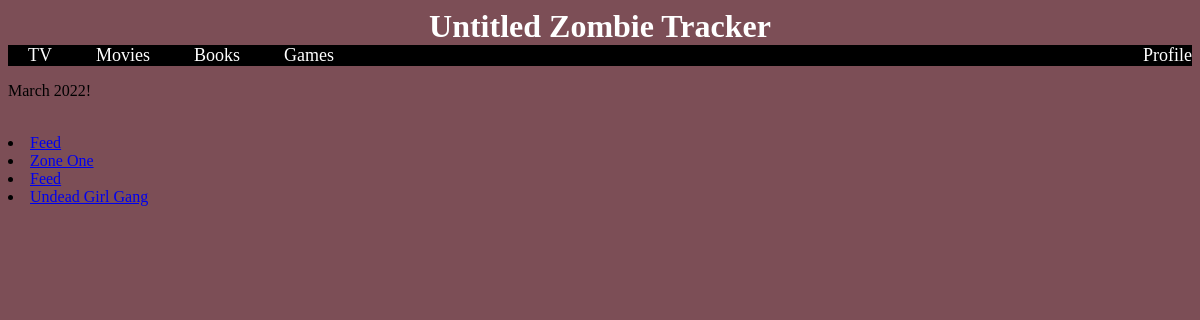
Page /lists/1 on the committed database.
### app.py (models this page shows)
class List(db.Model):
    id = db.Column(db.Integer, primary_key = True)
    title = db.Column(db.String(100), index=True, unique=True)
    reviewer_id = db.Column(db.Integer, db.ForeignKey('reviewer.id'))

class Book(db.Model):
    id = db.Column(db.Integer, primary_key = True)
    title = db.Column(db.String(100), index = True, unique=True)
    description = db.Column(db.String(1000), index=False, unique=False)
    author = db.Column(db.String(100), index=True, unique=False)
    release = db.Column(db.Integer, index=False, unique=False)

### app.py (the view)
@app.route('/lists/<int:list_id>')
def specific_list(list_id):
    spec_list = List.query.get(list_id)
    items = BookListLink.query.filter(BookListLink.list_id == list_id).all()
    for i, elem in enumerate(items):
        items[i] = Book.query.get(elem.book_id)
    return render_template("list.html", template_list = spec_list, template_items = items)

### templates/list.html
{% extends "navbar.html" %}
{% block content %}
<p> {{ template_list.title | title }}!</p>
<br />
    {% for book in template_items %}
        <li><a href=/books/{{book.id}}>{{book.title}}</a></li>
    {% endfor %}
{% endblock %}

### static/css/style.css (style rules this page uses)
* { background-color: rgb(124, 78, 86); }

### rows in the picture
List: title "March 2022"
Book: title "Feed"
Book: title "Zone One"
Book: title "Undead Girl Gang"
